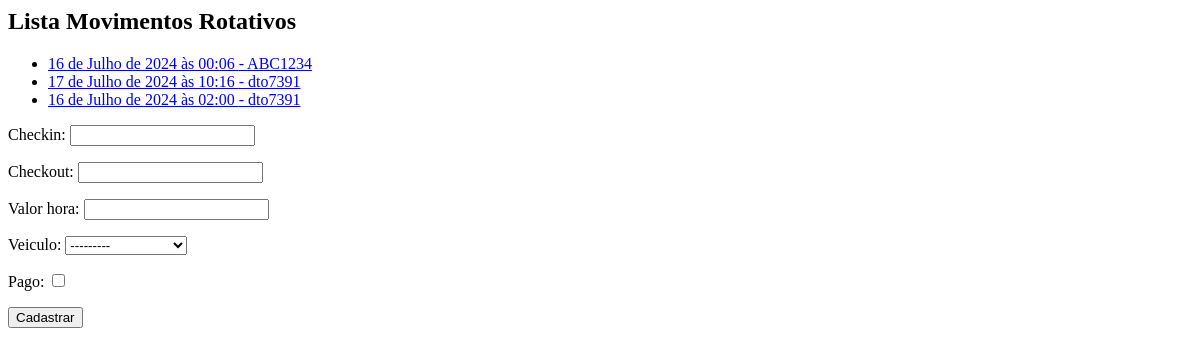
Before: /core/mov-rot/ with the older database file.
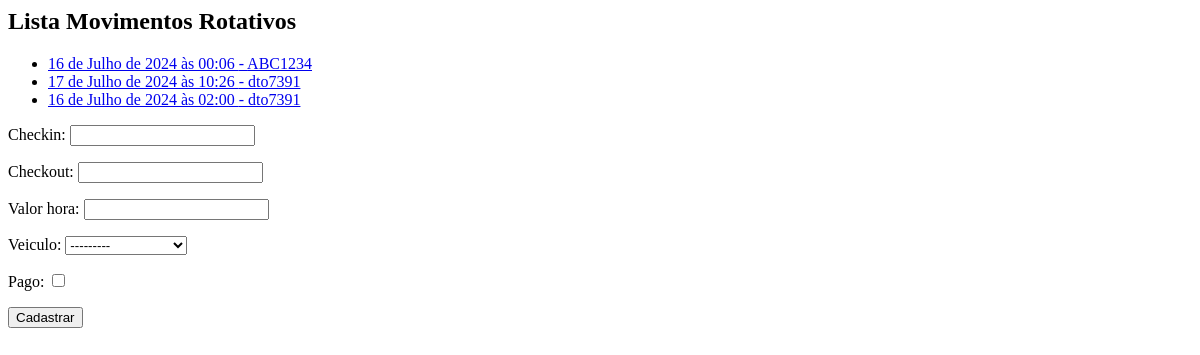
After: the same page with the newer database file.
### core/models.py (models this page shows, shortened)
class MovRotativo(models.Model):
    checkin = models.DateTimeField(auto_now=False)
    checkout = models.DateTimeField(auto_now=False, null=True, blank=True)
    valor_hora = models.DecimalField(max_digits=5, decimal_places=2)
    veiculo = models.ForeignKey(Veiculo, on_delete=models.CASCADE)
    pago = models.BooleanField(default=False)

class Veiculo(models.Model):
    marca = models.ForeignKey(Marca, on_delete=models.CASCADE)
    placa = models.CharField(max_length=7)
    proprietario = models.ForeignKey(Pessoa, on_delete=models.CASCADE)
    cor = models.CharField(max_length=15)
    observacoes = models.TextField()
    def __str__(self):
        return self.marca.nome + " - " + self.placa

### core/views.py (the view)
# urls.py: path("mov-rot/", lista_movrotativos, name="core_lista_movrotativos"),
def lista_movrotativos(request):
    mov_rot = MovRotativo.objects.all()
    form = MovRotativoForm()
    data = {"mov_rot": mov_rot, "form": form }
    return render(
        request, "core/lista_movrotativos.html", data)

### core/forms.py
class MovRotativoForm(ModelForm):
    class Meta:
        model = MovRotativo
        fields = "__all__"

### core/templates/core/lista_movrotativos.html (shortened to what this page needs)
<h2>Lista Movimentos Rotativos</h2>
<ul>
    {% for mov in mov_rot %}
        <li>
            <a href="{% url 'core:core_movrotativos_update' mov.id %}">
                {{ mov.checkin }} - {{ mov.veiculo.placa }}
            </a>
        </li>
    {% endfor %}
</ul>
<form action="{% url 'core:core_movrotativos_novo' %}" method="POST">
    {{ form.as_p }}
    <button type="submit">Cadastrar</button>
</form>

Changed rows visible on the page:
changed MovRotativo: checkin "17 de Julho de 2024 às 10:16" → "17 de Julho de 2024 às 10:26"
